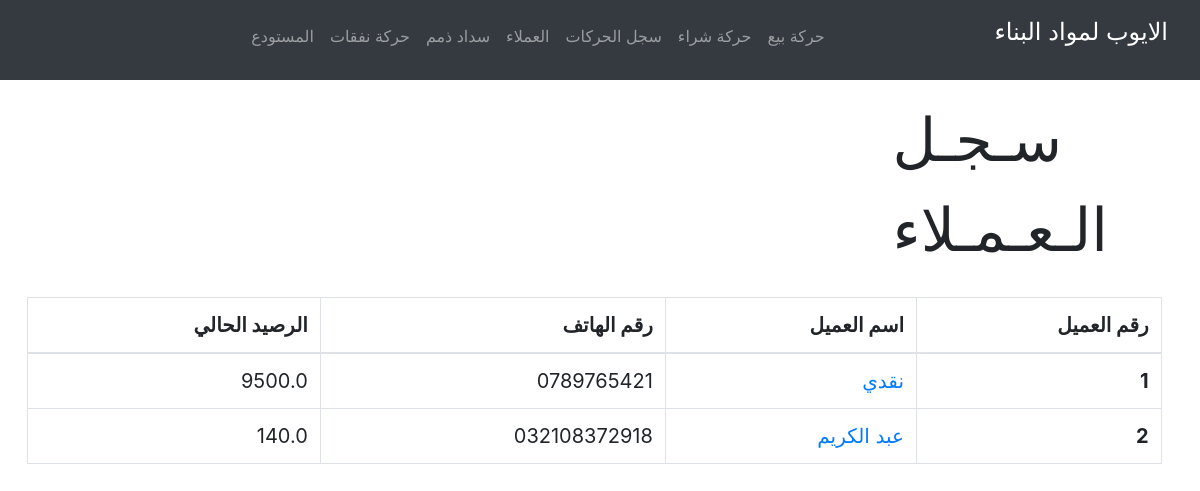
The app's page /clients, older data.
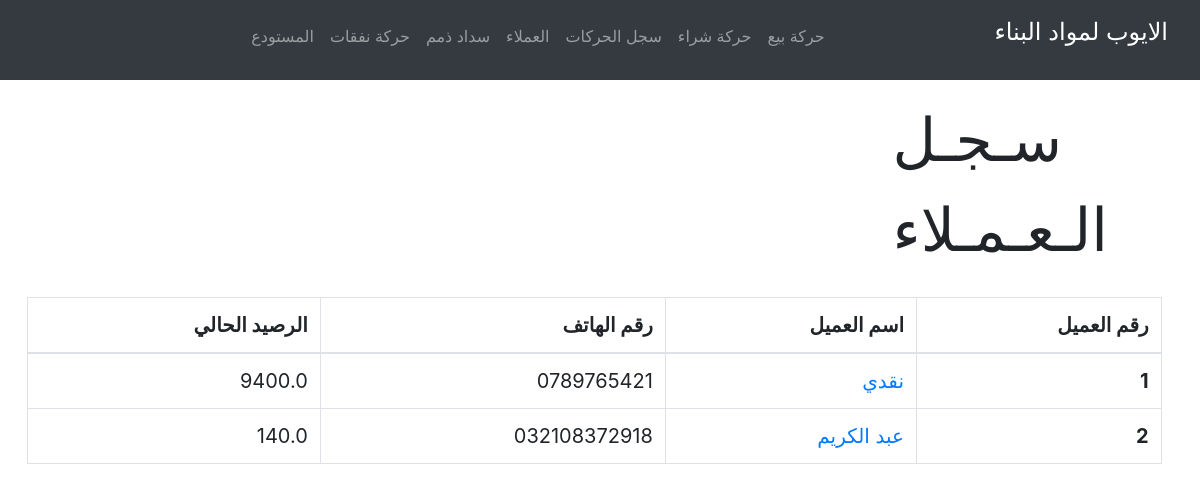
The same page, newer data.
### tables this page shows
CREATE TABLE clients (clientId INTEGER PRIMARY KEY, client_name TEXT, client_phone TEXT, client_balance REAL);

### app.py (the view)
@app.route("/clients", methods=["GET"])
def clients():
  clients = []
  query = db.execute('SELECT * FROM clients ORDER BY clientId').fetchall()
  for record in query:
    clients.append({
      'id': record[0],
      'name': record[1],
      'phone': record[2],
      'balance': record[3]
    })
  return render_template('clients.html', clients=clients)

### app.py (called while the page is built)
@app.after_request
def after_request(response):
  response.headers["Cache-Control"] = "no-cache, no-store, must-revalidate"
  response.headers["Expires"] = 0
  response.headers["Pragma"] = "no-cache"
  return response

### templates/clients.html
{% extends "layout.html" %}
{% block head %}
  <link href="/static/css/clients.css" rel="stylesheet">
{% endblock %}
{% block body %}
  <div class="head-text">
    <p>سـجـل الـعـمـلاء</p>
  </div>
  <div class="center-table">
    <table class="table table-bordered">
      <thead class="text-right">
        <tr>
          <th scope="col">رقم العميل</th>
          <th scope="col">اسم العميل</th>
          <th scope="col">رقم الهاتف</th>
          <th scope="col">الرصيد الحالي</th>
        </tr>
      </thead>
      <tbody class="text-right">
        {% for client in clients %}
          <tr>
            <th scope="row">{{ client.id }}</th>
            <td><a href="/u/{{ client.id }}">{{ client.name }}</a></td>
            <td>{{ client.phone }}</td>
            <td>{{ client.balance }}</td>
          </tr>
        {% endfor %}
      </tbody>
    </table>
  </div>
{% endblock %}

### templates/layout.html (shortened to what this page needs)
<!DOCTYPE html>
<html lang="ar" dir="rtl">
  <head>
    <link href="/static/bootstrap/css/bootstrap-reboot.css" rel="stylesheet">
    <link href="/static/bootstrap/css/bootstrap-grid.css" rel="stylesheet">
    <link href="/static/bootstrap/css/bootstrap.css" rel="stylesheet">
    <link href="/static/css/layout.css" rel="stylesheet">
    {% block head %}{% endblock %}
  </head>
  <body>
    <nav class="navbar fixed-top navbar-expand-lg navbar-dark bg-dark pull-right">
      <a class="navbar-brand" href="/"><p class="headtext">الايوب لمواد البناء</p></a>
          <ul class="navbar-nav mr-auto mt-2">
              <li class="nav-item"><a class="nav-link" href="/transaction"><p class="font-weight-light"><strong>حركة بيع</strong></p></a></li>
              <li class="nav-item"><a class="nav-link" href="/addItems"><p class="font-weight-light"><strong> حركة شراء</strong></p></a></li>
              <li class="nav-item"><a class="nav-link" href="/transactionLog"><p class="font-weight-light"><strong>سجل الحركات</strong></p></a></li>
              <li class="nav-item"><a class="nav-link" href="/clients"><p class="font-weight-light"><strong>العملاء</strong></p></a></li>
              <li class="nav-item"><a class="nav-link" href="/repayDebt"><p class="font-weight-light"><strong>سداد ذمم</strong></p></a></li>
              <li class="nav-item"><a class="nav-link" href="/expense"><p class="font-weight-light"><strong>حركة نفقات</strong></p></a></li>
              <li class="nav-item"><a class="nav-link" href="/inventory"><p class="font-weight-light"><strong>المستودع</strong></p></a></li>
          </ul>
          <ul class="navbar-nav ml-auto mt-2">
              <li class="nav-item"><a class="nav-link" href="/logout"><p class="font-weight-light"><strong>&nbsp;&nbsp;&nbsp;&nbsp;&nbsp;&nbsp;&nbsp;&nbsp;&nbsp;&nbsp;&nbsp;</strong></p></a></li>
          </ul>
    </nav>
    <div class="container-fluid">
    {% block body %}{% endblock %}
    </div>
  </body>
</html>

### static/css/layout.css (style rules this page uses)
.headtext { font-size: larger; }

### static/css/clients.css (style rules this page uses)
.head-text { margin-top: 8%; margin-left: 75%; font-size: 60px; }
table { font-size: 20px; }
.center-table { margin-top: 2%; margin-right: 2%; margin-left: 1%; }

Row changes from the older to the newer data that the page shows:
changed clients "نقدي": balance "9500.0" → "9400.0"
